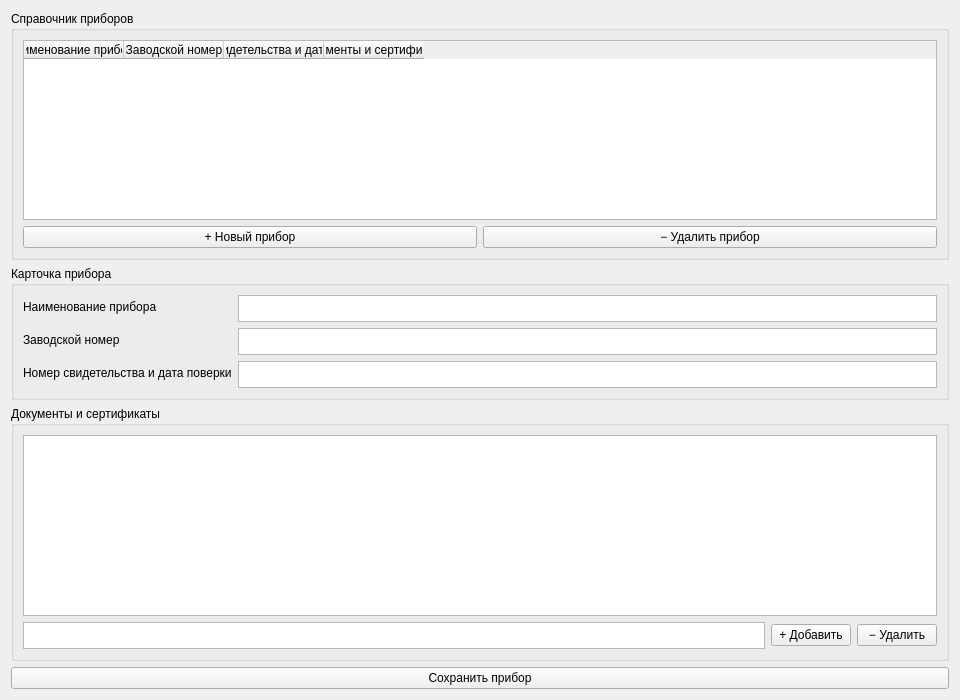
    <widget class="QWidget" name="tab_instruments_scrollContent">
     <property name="geometry"><rect><x>0</x><y>0</y><width>960</width><height>700</height></rect></property>
     <layout class="QVBoxLayout" name="vlayout_instruments">
<item><widget class="QGroupBox" name="instruments_list_group">
 <property name="title"><string>Справочник приборов</string></property>
 <layout class="QVBoxLayout" name="instruments_list_vlayout">
  <item><widget class="QTableWidget" name="table_instruments">
 <property name="minimumSize"><size><width>0</width><height>160</height></size></property>
 <property name="rowCount"><number>0</number></property>
 <property name="columnCount"><number>4</number></property>
 <column><property name="text"><string>Наименование прибора</string></property></column>
 <column><property name="text"><string>Заводской номер</string></property></column>
 <column><property name="text"><string>Номер свидетельства и дата поверки</string></property></column>
 <column><property name="text"><string>Документы и сертификаты</string></property></column>
</widget></item>
  <item><layout class="QHBoxLayout" name="instruments_list_buttons">
<item><widget class="QPushButton" name="pushButt_newInstrument"><property name="text"><string>+ Новый прибор</string></property></widget></item>
<item><widget class="QPushButton" name="pushButt_deleteInstrument"><property name="text"><string>− Удалить прибор</string></property></widget></item>
</layout></item>
 </layout>
</widget></item>
<item><widget class="QGroupBox" name="instrument_card_group">
 <property name="title"><string>Карточка прибора</string></property>
<layout class="QFormLayout" name="instrument_card_form">
<item row="0" column="0">
 <widget class="QLabel" name="label_instrument_name"><property name="text"><string>Наименование прибора</string></property></widget>
</item>
<item row="0" column="1">
 <widget class="QPlainTextEdit" name="instrument_name">
 <property name="minimumSize"><size><width>0</width><height>27</height></size></property>
 <property name="maximumSize"><size><width>16777215</width><height>27</height></size></property>
</widget>
</item>
<item row="1" column="0">
 <widget class="QLabel" name="label_instrument_serial_number"><property name="text"><string>Заводской номер</string></property></widget>
</item>
<item row="1" column="1">
 <widget class="QPlainTextEdit" name="instrument_serial_number">
 <property name="minimumSize"><size><width>0</width><height>27</height></size></property>
 <property name="maximumSize"><size><width>16777215</width><height>27</height></size></property>
</widget>
</item>
<item row="2" column="0">
 <widget class="QLabel" name="label_instrument_cert_number"><property name="text"><string>Номер свидетельства и дата поверки</string></property></widget>
</item>
<item row="2" column="1">
 <widget class="QPlainTextEdit" name="instrument_cert_number">
 <property name="minimumSize"><size><width>0</width><height>27</height></size></property>
 <property name="maximumSize"><size><width>16777215</width><height>27</height></size></property>
</widget>
</item>
</layout>
</widget></item>
<item><widget class="QGroupBox" name="instrument_documents_group">
 <property name="title"><string>Документы и сертификаты</string></property>
 <layout class="QVBoxLayout" name="instrument_documents_vlayout">
  <item><widget class="QListWidget" name="instrument_documents_list"/></item>
  <item><layout class="QHBoxLayout" name="instrument_document_input_layout">
<item><widget class="QPlainTextEdit" name="instrument_document_input">
 <property name="minimumSize"><size><width>0</width><height>27</height></size></property>
 <property name="maximumSize"><size><width>16777215</width><height>27</height></size></property>
</widget></item>
<item><widget class="QPushButton" name="pushButt_addDocument"><property name="text"><string>+ Добавить</string></property></widget></item>
<item><widget class="QPushButton" name="pushButt_removeDocument"><property name="text"><string>− Удалить</string></property></widget></item>
</layout></item>
 </layout>
</widget></item>
<item><widget class="QPushButton" name="pushButt_saveInstrument"><property name="text"><string>Сохранить прибор</string></property></widget></item>
     </layout>
    </widget>
